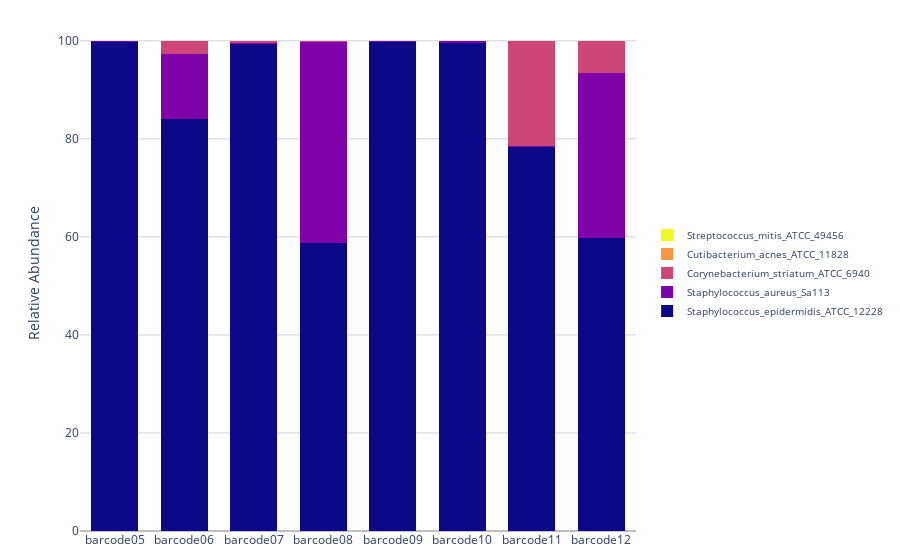

Notebook source saved alongside this figure:
### Code cell
###Actually plot figures
#fig, ax1 = plt.subplots()
layout = go.Layout(
    paper_bgcolor='rgba(0,0,0,0)',
    plot_bgcolor='rgba(0,0,0,0)'
)

fig = go.Figure(layout=layout)
for i, col in enumerate(norm_df.columns):
    fig.add_trace(go.Bar(x=barcode_names,y=norm_df[col],name=legend_names[i],marker_color=colors[i], marker=dict(line=dict(width=0))))
fig.update_layout(barmode="stack", autosize=True, bargroupgap=0.15, margin=dict(t=15,b=15), legend=dict(font=dict(size=10),valign="middle",y = 0.5))
fig.update_yaxes(title_text="Relative Abundance",zeroline=True, zerolinewidth=1, zerolinecolor="Gray",showgrid=True, gridwidth=1, gridcolor='LightGray')

fig.show()
print(fig.layout.width)

### Figure 1 — Plotly figure (JSON) as saved in the notebook; plotly's stock layout.template omitted (floating-point values rounded to 4 significant figures)
{"data": [{"marker": {"color": "rgb(0.050383, 0.029803, 0.527975)", "line": {"width": 0}}, "name": "Staphylococcus_epidermidis_ATCC_12228", "type": "bar", "x": ["barcode05", "barcode06", "barcode07", "barcode08", "barcode09", "barcode10", "barcode11", "barcode12"], "y": [99.74, 84, 99.38, 58.84, 99.73, 99.61, 78.32, 59.87]}, {"marker": {"color": "rgb(0.494877, 0.01199, 0.657865)", "line": {"width": 0}}, "name": "Staphylococcus_aureus_Sa113", "type": "bar", "x": ["barcode05", "barcode06", "barcode07", "barcode08", "barcode09", "barcode10", "barcode11", "barcode12"], "y": [0.1978, 13.33, 0.0752, 40.9, 0.1329, 0.2806, 0.1226, 33.48]}, {"marker": {"color": "rgb(0.798216, 0.280197, 0.469538)", "line": {"width": 0}}, "name": "Corynebacterium_striatum_ATCC_6940", "type": "bar", "x": ["barcode05", "barcode06", "barcode07", "barcode08", "barcode09", "barcode10", "barcode11", "barcode12"], "y": [0.0561, 2.667, 0.5389, 0.2478, 0.1381, 0.1048, 21.55, 6.643]}, {"marker": {"color": "rgb(0.973416, 0.585761, 0.25154)", "line": {"width": 0}}, "name": "Cutibacterium_acnes_ATCC_11828", "type": "bar", "x": ["barcode05", "barcode06", "barcode07", "barcode08", "barcode09", "barcode10", "barcode11", "barcode12"], "y": [0.001403, 0, 0.002892, 0.0006788, 0, 0, 0.0009052, 0]}, {"marker": {"color": "rgb(0.940015, 0.975158, 0.131326)", "line": {"width": 0}}, "name": "Streptococcus_mitis_ATCC_49456", "type": "bar", "x": ["barcode05", "barcode06", "barcode07", "barcode08", "barcode09", "barcode10", "barcode11", "barcode12"], "y": [0.001403, 0, 0.001928, 0.007467, 0.00103, 0.002129, 0.006789, 0.002127]}], "layout": {"autosize": true, "bargroupgap": 0.15, "barmode": "stack", "legend": {"font": {"size": 10}, "valign": "middle", "y": 0.5}, "margin": {"b": 15, "t": 15}, "paper_bgcolor": "rgba(0,0,0,0)", "plot_bgcolor": "rgba(0,0,0,0)", "yaxis": {"gridcolor": "LightGray", "gridwidth": 1, "showgrid": true, "title": {"text": "Relative Abundance"}, "zeroline": true, "zerolinecolor": "Gray", "zerolinewidth": 1}}}
